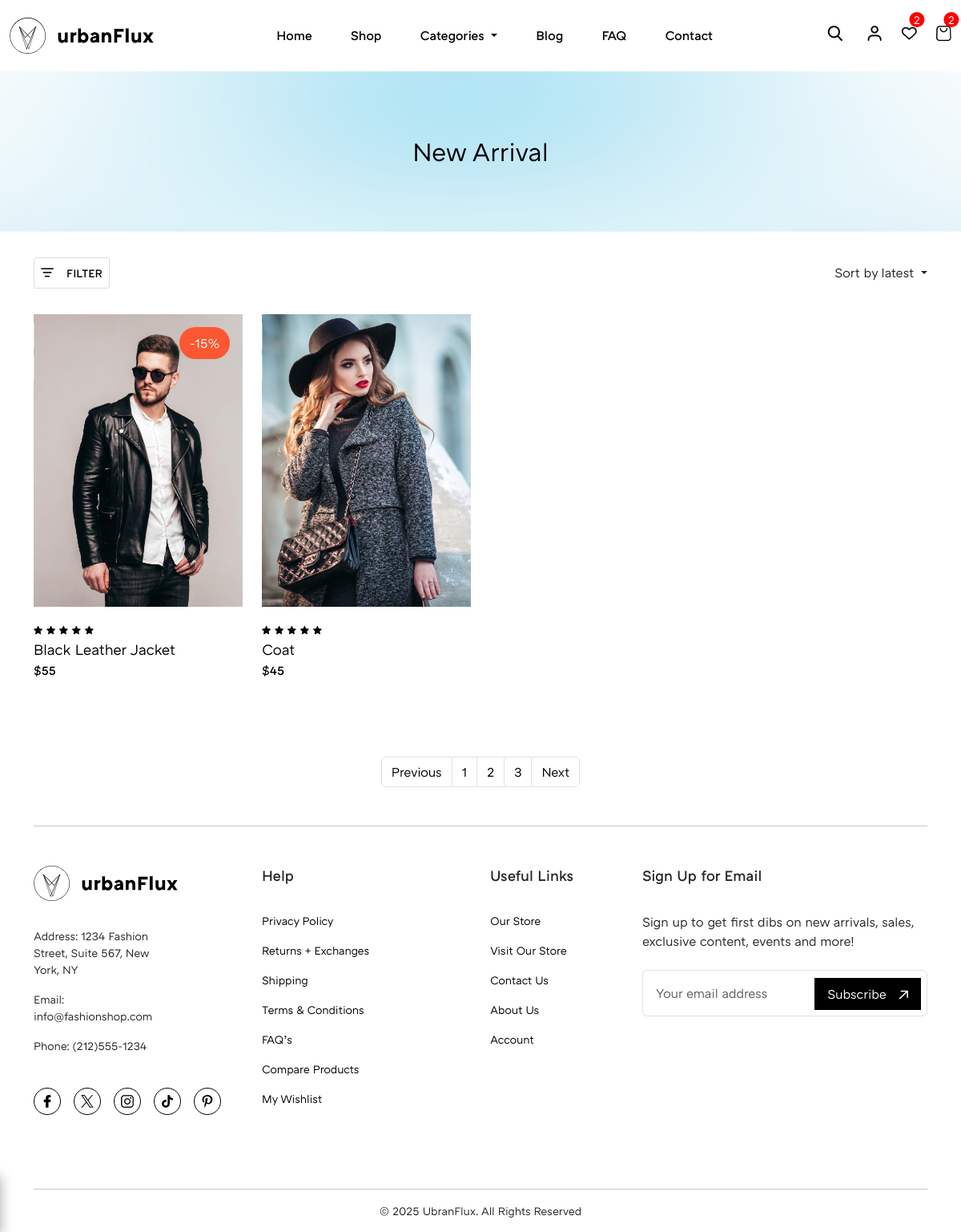
The app's page /shop/ with its own data.
### Site_Settings/models.py (models this page shows)
class Site_Settings(models.Model):
    site_logo = models.FileField(upload_to='site_logo', validators=[validate_logo])
    theme_hero_section = models.ImageField(upload_to= 'theme_hero_section')
    tax_rate = models.IntegerField()
    product_policies = models.TextField(max_length=400)
    class Meta:
        verbose_name = ''
        verbose_name_plural = 'Site Settings'

### Store/models.py (models this page shows)
class Store(models.Model):
    product_name = models.CharField(max_length=100)
    price = models.IntegerField()
    product_type = models.CharField(max_length=15)
    description = models.TextField(max_length=500)
    Color_1 = models.CharField(max_length=10 , null=True)
    Color_2 = models.CharField(max_length=10, null=True , blank=True)
    Color_3 = models.CharField(max_length=10, null=True , blank=True)
    Feature_1 = models.CharField(max_length=50)
    Feature_2 = models.CharField(max_length=50, null=True , blank=True)
    Feature_3 = models.CharField(max_length=50, null=True , blank=True)
    Size_1 = models.CharField(max_length=20 , null=True)
    Size_2 = models.CharField(max_length=20, null=True , blank=True)
    Size_3 = models.CharField(max_length=20, null=True , blank=True)
    Materials_Care_1 = models.CharField(max_length=50, null=True)
    Materials_Care_2 = models.CharField(max_length=50, null=True , blank=True)
    Materials_Care_3 = models.CharField(max_length=50, null=True , blank=True)
    stock = models.IntegerField()
    sale = models.IntegerField(null=True, blank=True)
    is_available = models.BooleanField(default = True)
    slug =models.SlugField(max_length=100, unique=True)
    Image = models.ImageField(upload_to='Products')
    product_image_1 = models.ImageField(upload_to='Products')
    product_image_2 = models.ImageField(upload_to='Products')
    product_image_3 = models.ImageField(upload_to='Products')
    category = models.ForeignKey(Category, on_delete=models.CASCADE)
    class Meta():
        verbose_name = ''
        verbose_name_plural = 'Product'

### urbax_Flux/views.py (the view)
# urls.py: path('shop/', views.shop, name='shop'),
def shop(request):
    site_settings = Site_Settings.objects.all()
    Products = Store.objects.all()
    categories =  Category.objects.all()
    Data = {
        "site_settings_data": site_settings,
        "Product_Data" : Products,
        "categories_data": categories,
    }
    return render(request, 'shop.html', Data)

### templates/shop.html (shortened to what this page needs)
{% load static %}
{% include 'header.html' %}
        <main class="main-content">
            <section class="theme-hero-section">
                <figure>
                    {% for theme in site_settings_data %}
                    <img src="{{theme.theme_hero_section.url}}" alt="">
                    {% endfor %}
                    <figcaption>
                        <h4 class="main-heading-font-medium">New Arrival</h4>
                    </figcaption>
                </figure>
            </section>
            <div class="theme-filters-container">
                <div class="container">
                    <div class="theme-filters-container-inner align-center-bet">
                        <button class="align-center theme-filter-button light-border" id="filter_button"><i
                                class="filter-close icon-filter-icon"></i><small>FILTER</small></button>
                            <div class="nav-item dropdown">
                                <a class="nav-link dropdown-toggle" href="#" id="navbarDropdown" role="button"
                                    data-bs-toggle="dropdown" aria-expanded="false">
                                    Sort by latest
                                </a>
                            </div>
                    </div>
                </div>
            </div>
            <section class="theme-product-cards">
                <div class="container">
                    <div class="theme-product-cards-inner">
                        <div class="row">
                            {% for product in Product_Data %}
                            <div class="col-md-6 col-lg-4 col-xl-3">
                                <div class="product-cards">
                                    <figure>
                                        <img loading="lazy" src="{{product.Image.url}}" alt="">
                                        <figcaption>
                                                {% if product.sale %}
                                            <span class="sale-off">-{{product.sale}}%</span>
                                            {% else %}
                                            <span class="d_none"></span>
                                            {% endif %}
                                        </figcaption>
                                    </figure>
                                    <div class="info">
                                        <span><i class="icon-rating"></i></span>
                                        <span><i class="icon-rating"></i></span>
                                        <span><i class="icon-rating"></i></span>
                                        <span><i class="icon-rating"></i></span>
                                        <span><i class="icon-rating"></i></span>
                                        <a href="#" class="product-carousel-anchor">{{product.product_name}}</a>
                                        <small>${{product.price}}</small>
                                    </div>
                                </div>
                            </div>
                            {% endfor %}
                        </div>
                    </div>
                    <div class="pagination just-center my-5">
                        <nav aria-label="Page navigation example">
                            <ul class="pagination">
                              <li class="page-item"><a class="page-link" href="#">Previous</a></li>
                              <li class="page-item"><a class="page-link" href="#">1</a></li>
                              <li class="page-item"><a class="page-link" href="#">2</a></li>
                              <li class="page-item"><a class="page-link" href="#">3</a></li>
                              <li class="page-item"><a class="page-link" href="#">Next</a></li>
                            </ul>
                          </nav>
                    </div>
                </div>
            </section>
        </main>
        {% include 'footer.html' %}

### templates/header.html (shortened to what this page needs)
{% load static %}
<!DOCTYPE html>
<html lang="en">
<head>
  <link rel="stylesheet" href="{% static 'assets/libs/swiper.css' %}">
  <link rel="stylesheet" href=" {% static 'assets/css/main.css' %}">
</head>
<body>
  <div class="site-wrapper">
    <header class="header">
      <nav class="navbar navbar-expand-lg main-navbar">
        <div class="container-fluid">
          {% for logo in site_settings_data %}
          <a class="navbar-brand" href="#">
            <img src="{{logo.site_logo.url}}" class="site-logo" alt="">
          </a>
          {% endfor %}
          <div class="collapse navbar-collapse" id="navbarSupportedContent">
            <ul class="navbar-nav me-auto mb-2 mb-lg-0">
              <li class="nav-item  nav-bar-links">
                <a class="nav-link active" aria-current="page" href="{% url 'home' %}">Home</a>
              </li>
              <li class="nav-item nav-bar-links">
                <a class="nav-link" href="{% url 'shop' %}">Shop</a>
              </li>
              <li class="nav-item dropdown nav-bar-links">
                <a class="nav-link dropdown-toggle" href="#" id="navbarDropdown" role="button" data-bs-toggle="dropdown"
                  aria-expanded="false">
                  Categories
                </a>
              </li>
              <li class="nav-item nav-bar-links">
                <a class="nav-link" href="#">Blog</a>
              </li>
              <li class="nav-item nav-bar-links">
                <a class="nav-link" href="#">FAQ</a>
              </li>
              <li class="nav-item nav-bar-links">
                <a class="nav-link" href="#">Contact</a>
              </li>
            </ul>
            <ul class="nav-right-links align-center">
                <li>
                  <button class="lg-hide links-hover" id="search-btn"><i  class="icon-search"></i></button>
                </li>
              <li><a href="{% url 'login' %}" class="links-hover lg-hide"><i class="icon-login"></i></a></li>
              <li><a href="{% url 'wishlist' %}" class="links-hover lg-hide count"><i class="icon-favourite"></i><span><small>2</small></span></a></li>
              <li><a href="{% url 'Shopping-cart' %}" class="links-hover lg-hide count"><i class="icon-cart"></i><span><small>2</small></span></a></li>
            </ul>
          </div>
        </div>
      </nav>
    </header>

### templates/footer.html (shortened to what this page needs)
{% load static %}
<footer class="footer">
    <div class="container">
      <hr class="my-5">
      <div class="footer-inner">
        <div class="row">
          <div class="col-md-12 col-lg-6 col-xl-2">
            <div class="col-inner">
              {% for logo in site_settings_data %}
              <img loading="lazy" src="{{logo.site_logo.url}}" class="site-logo" alt="">
              {% endfor %}
              <ul class="mb-5">
                <li>
                  <small>Address: 1234 Fashion Street, Suite 567,
                    New York, NY</small>
                </li>
                <li>
                  <small>Email: info@fashionshop.com</small>
                </li>
                <li>
                  <small>Phone: (212)555-1234</small>
                </li>
              </ul>
              <ul class="footer-social-media-icons">
                <li><a href=""><i class="icon-facebook"></i></a></li>
                <li><a href=""><i class="icon-twitter"></i></a></li>
                <li><a href=""><i class="icon-instagram"></i></a></li>
                <li><a href=""><i class="icon-tiktok"></i></a></li>
                <li><a href=""><i class="icon-pinterest"></i></a></li>
              </ul>
            </div>
          </div>
          <div class="col-md-12 col-lg-6 col-xl-2 offset-xl-1">
            <div class="col-inner">
              <strong class="col-title">Help</strong>
              <ul>
                <li><a href=""><small>Privacy Policy</small></a></li>
                <li><a href=""><small>Returns + Exchanges</small></a></li>
                <li><a href=""><small>Shipping</small></a></li>
                <li><a href=""><small>Terms & Conditions</small></a></li>
                <li><a href=""><small>FAQ’s</small></a></li>
                <li><a href=""><small>Compare Products</small></a></li>
                <li><a href=""><small>My Wishlist</small></a></li>
              </ul>
            </div>
          </div>
          <div class="col-md-12 col-lg-6 col-xl-2 offset-xl-1">
            <div class="col-inner">
              <strong class="col-title">Useful Links</strong>
              <ul>
                <li><a href=""><small>Our Store</small></a></li>
                <li><a href=""><small>Visit Our Store</small></a></li>
                <li><a href=""><small>Contact Us</small></a></li>
                <li><a href=""><small>About Us</small></a></li>
                <li><a href=""><small>Account</small></a></li>
              </ul>
            </div>
          </div>
          <div class="col-md-12 col-lg-6 col-xl-4">
            <div class="col-inner">
              <strong class="col-title">Sign Up for Email</strong>
              <p class="mb-4">Sign up to get first dibs on new arrivals, sales, exclusive content, events and more!</p>
              <form class="row g-3">
                <div class="col-md-12 news-letter-input">
                  <input type="email" class="form-control" placeholder="Your email address" id="inputEmail4">
                  <button type="submit" class="news-letter-subscribe subscribe-button">Subscribe<i class="icon-theme-link link-arrow"></i></button>
                </div>
              </form>
            </div>
          </div>
        </div>
      </div>
      <hr class="mt-5">
      <div class="copyright mb-3 just-center">
          <small>&copy 2025 UbranFlux. All Rights Reserved</small>
      </div>
    </div>
  </footer>
</div>
</body>
</html>

### records on screen
Site_Settings: site_logo (picture), theme_hero_section (picture)
Store: Image (picture), sale "15", product_name "Black Leather Jacket", price "55"
Store: Image (picture), product_name "Coat", price "45"
